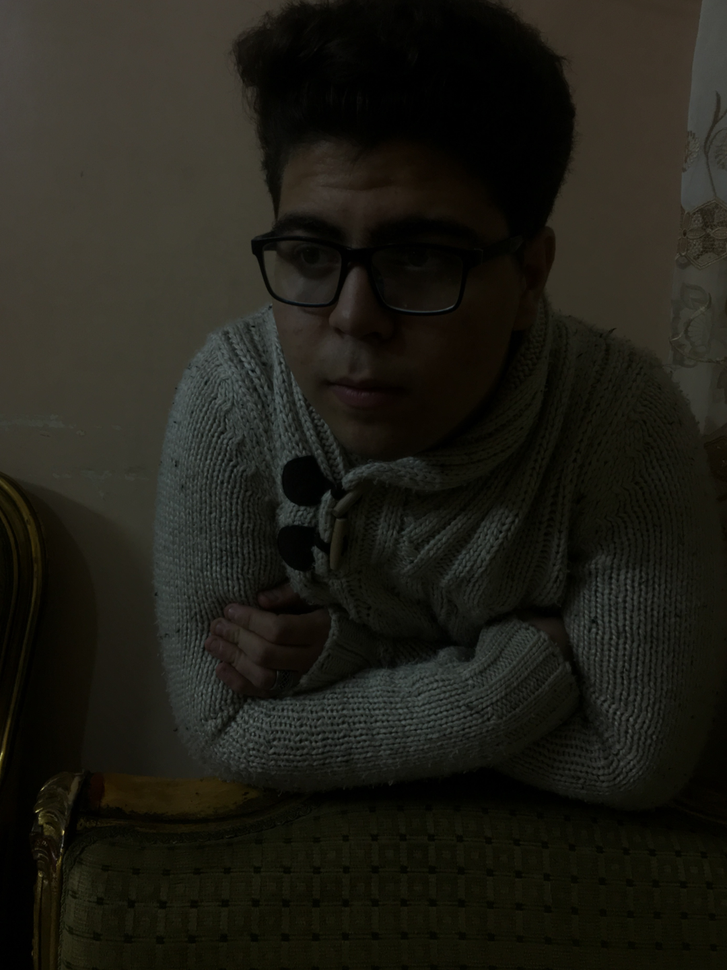
#> input picture bilateralfilter-numpy-master/RedA1.png, 727 x 970 px, shrunk from 1080 x 1440 before the run, found by its file name
$ python Artifactmask.py
#> lines starting #> are read from the running program, lines starting #| are printed output that depends on the picture; after the words box and inside, x2 and y2 are one past the last pixel; in counts of white or black regions, pixels touching at a corner belong together; long printed decimals are rounded
import cv2
import numpy as np
imgA=cv2.imread('redA1.png')
#> imgA is the input picture: shape (970, 727, 3); mean B, G, R 22.5, 30.1, 31.2
imgF=cv2.imread('redF1.png')
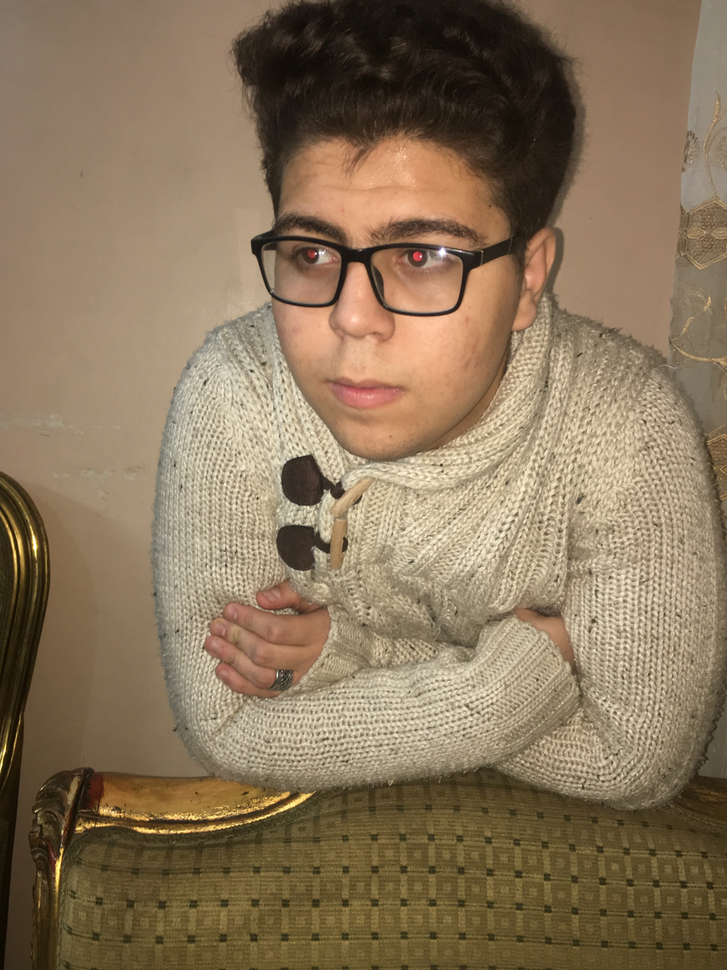
#> input picture bilateralfilter-numpy-master/RedF1.png, 727 x 970 px, shrunk from 1080 x 1440 before the run, found by its file name
#> imgF is the input picture: shape (970, 727, 3); mean B, G, R 90.6, 117.2, 137.7
# [10 lines of commented-out code are left out]
img1=cv2.cvtColor(imgA,cv2.COLOR_BGR2YCrCb)
#> img1: shape (970, 727, 3); mean of channels 0, 1, 2 29.5, 129.2, 124
img2=cv2.cvtColor(imgF,cv2.COLOR_BGR2YCrCb)
#> img2: shape (970, 727, 3); mean of channels 0, 1, 2 120.3, 140.4, 111.3
YA,CrA,CbA=cv2.split(img1)
YF,CrF,CbF=cv2.split(img2)
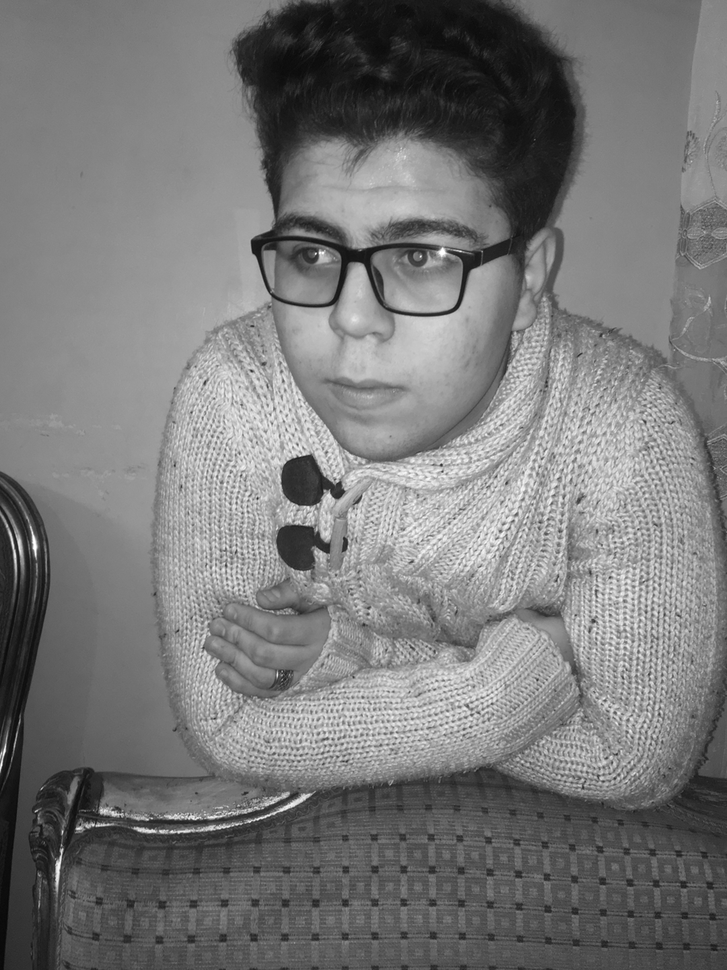
#> YF: shape (970, 727); min 8, max 255, mean 120.3
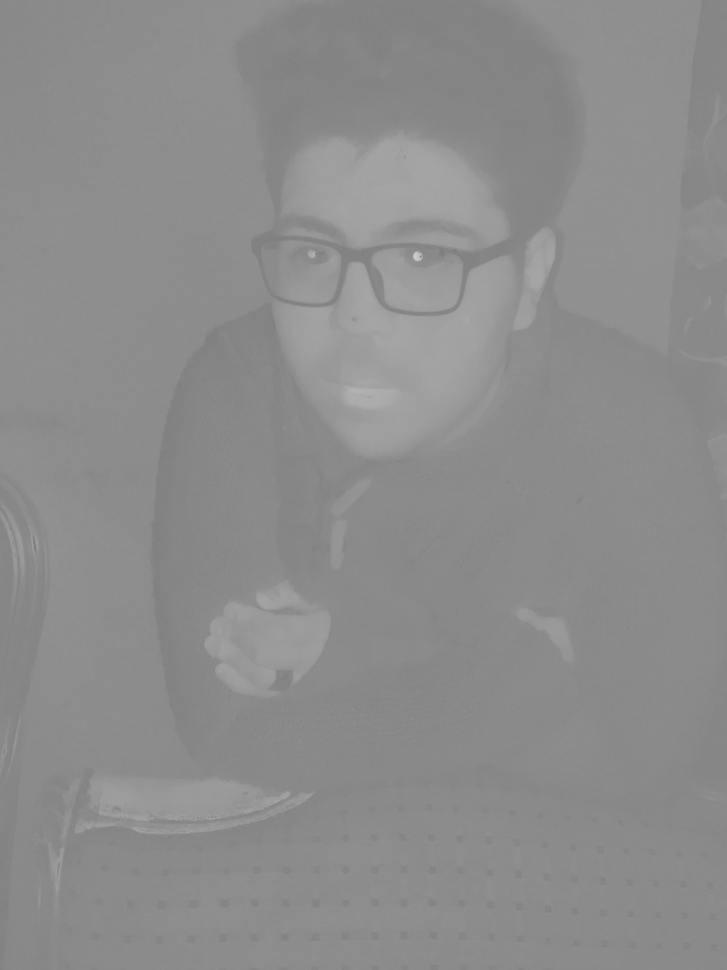
#> CrF: shape (970, 727); min 123, max 203, mean 140.4
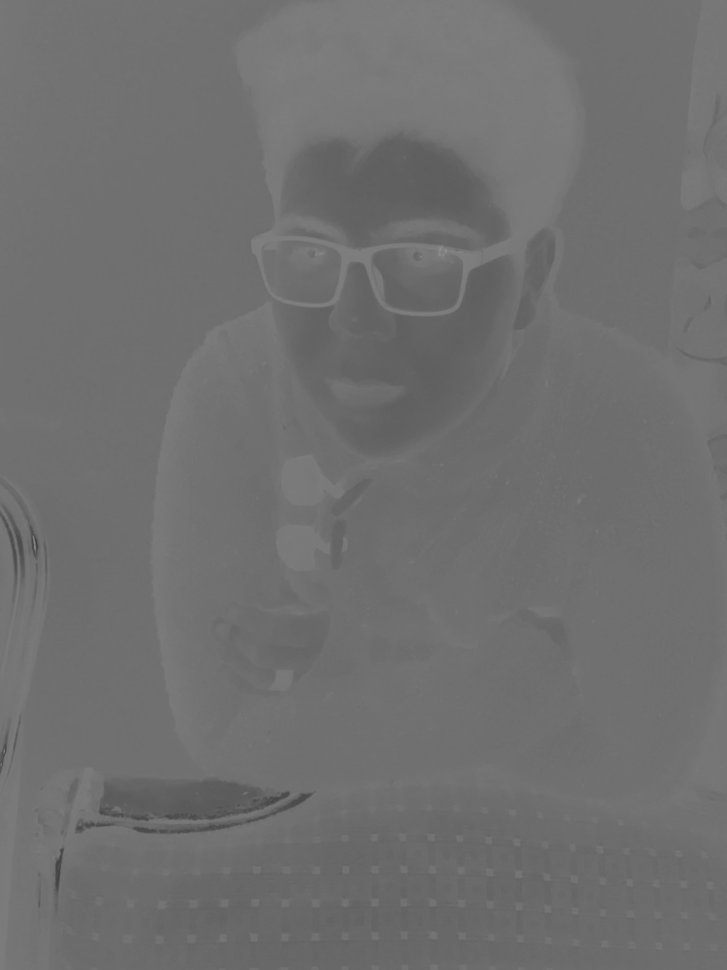
#> CbF: shape (970, 727); min 64, max 145, mean 111.3
R=CrF-CrA
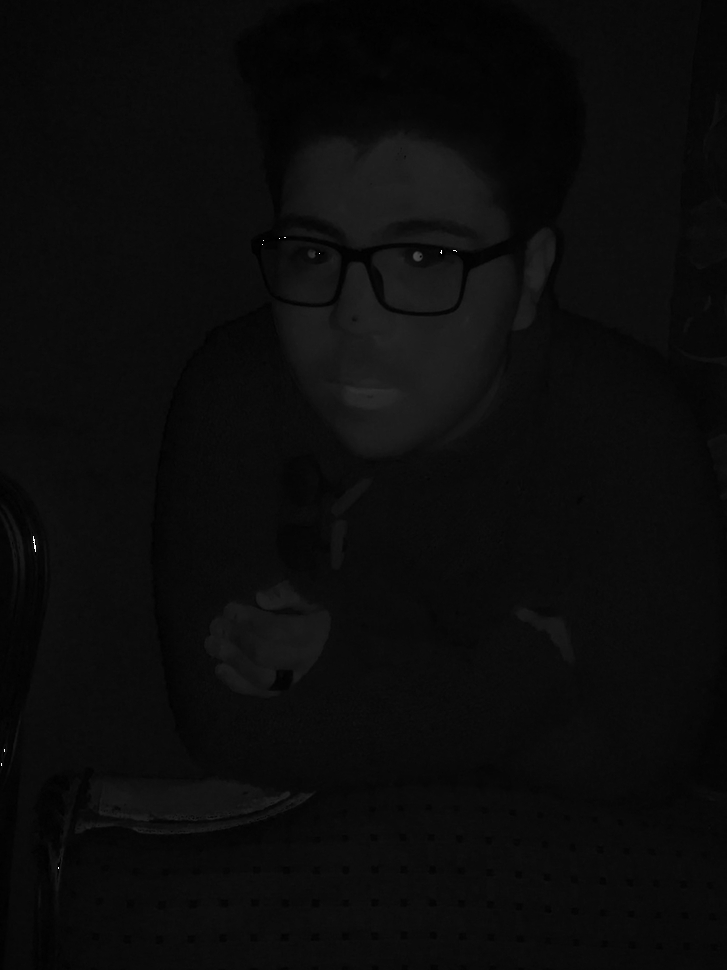
#> R: shape (970, 727); min 0, max 255, mean 11.3
_,Rn=cv2.threshold(R,153,255,cv2.THRESH_BINARY)
#> Rn: shape (970, 727); 0.01% white in thin lines or dots, all inside (x1, y1, x2, y2) = (1, 237, 457, 869)
_,Ay=cv2.threshold(YA,0,153,cv2.THRESH_BINARY)
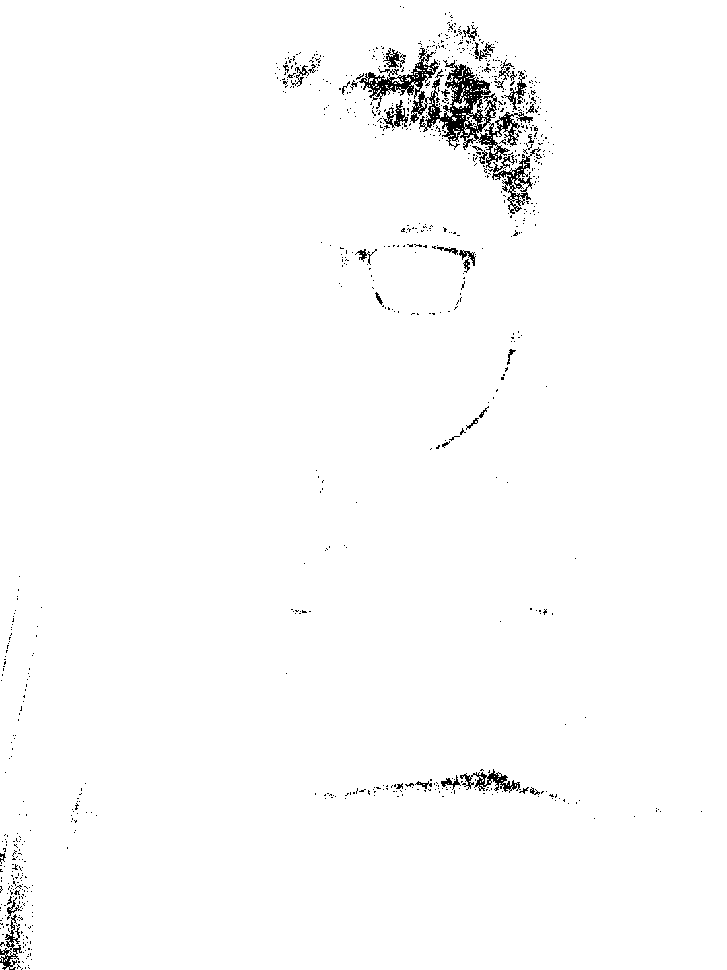
#> Ay: shape (970, 727); values 0 (black) and 153 (white), 98.5% white; black in thin lines or dots
AandR=cv2.bitwise_and(Ay,Rn)
#> AandR: shape (970, 727); values 0 (black) and 153 (white), 0.01% white in thin lines or dots, all inside (x1, y1, x2, y2) = (1, 237, 454, 869)
Res=cv2.bitwise_and(imgF,imgF,mask=AandR)
mean=np.mean(R)
#> mean = 11.25
std=np.std(R)
#> std = 5.85
print(R)
#> (printed output is left out)
print(mean)
#| 11.251
print(std)
#| 5.846
print(AandR)
#> (printed output is left out)
cv2.imshow("frame",AandR)
print(Ay)
#> (printed output is left out)
print(Rn)
#> (printed output is left out)
cv2.imshow('frame3',Res)
cv2.waitKey(0)
